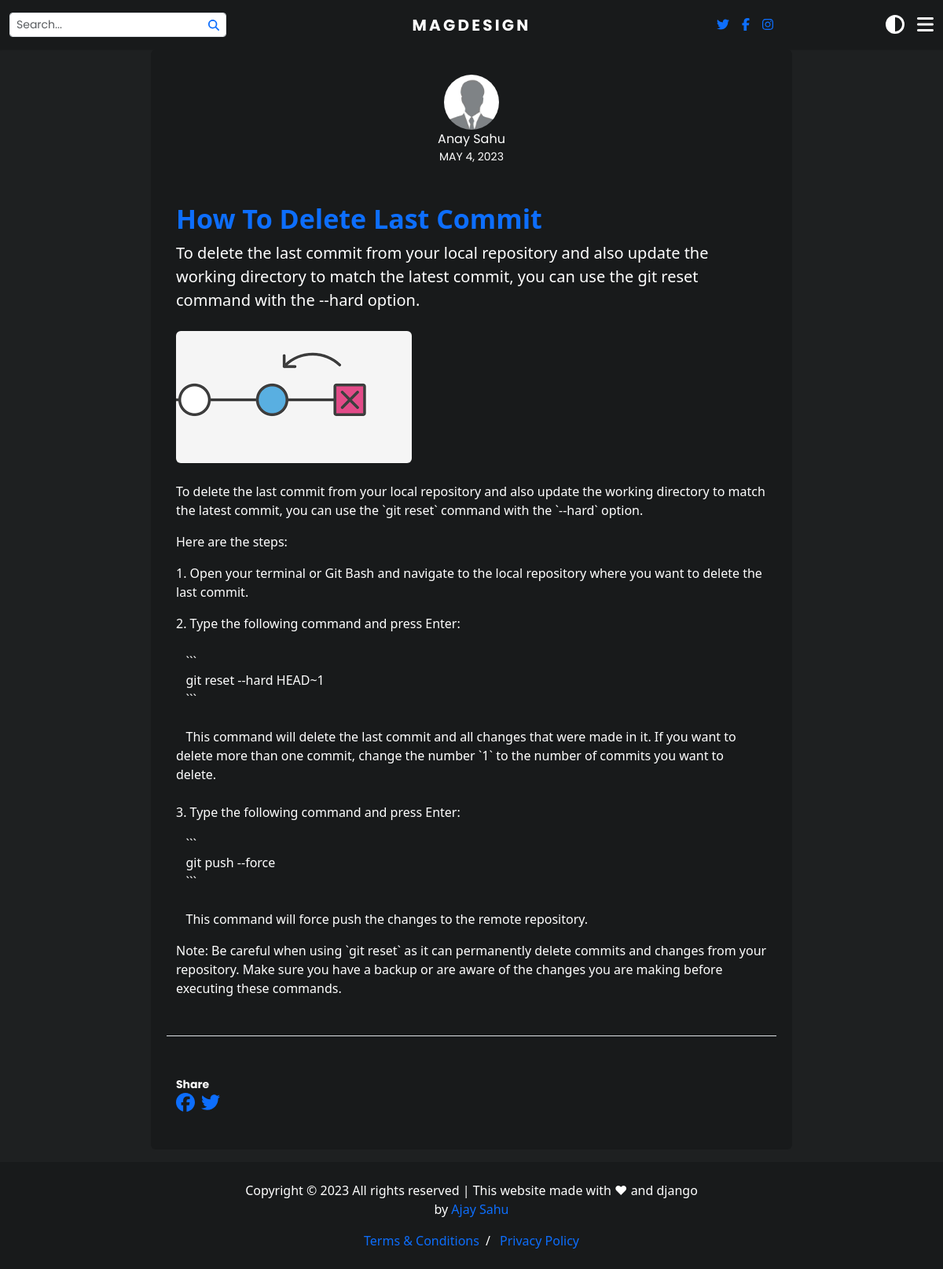
The app's page /blog/git-delete-last-commit with its own data.
### blog/models.py (models this page shows, shortened)
class Post(models.Model):
    title = models.CharField(max_length=255)
    author = models.ForeignKey(User, on_delete=models.CASCADE)
    category = models.ForeignKey(Category, on_delete=models.PROTECT)
    image = models.ImageField(blank=True, null=True, upload_to=path_and_rename('images/blogThumbnail/').wrapper)
    snippet = models.CharField(max_length=255)
    body = RichTextField(blank=True, null=True)
    slug = models.SlugField(unique=True, blank=True, default="Awsome blog")
    date = models.DateTimeField(auto_now_add=True)
    likes = models.ManyToManyField(User, related_name="blog_post")
    def total_likes(self):
        return self.likes.count()

### blog/views.py (the view, shortened to what this page needs)
# urls.py: path('blog/<slug:slug>', blogPage.as_view(), name='blogPage'),
class blogPage(DetailView):
    model = Post
    template_name = 'blogPage.html'
    def get_context_data(self,*args, **kwargs):
        blog = get_object_or_404(Post, slug=self.kwargs['slug'])
        totalLikes = blog.total_likes()
        allCategory = Category.objects.all()
        liked = False
        if blog.likes.filter(id=self.request.user.id).exists():
            liked = True
        context = super(blogPage,self).get_context_data(*args,**kwargs)
        context['allCategory'] = allCategory
        context['totalLikes'] = totalLikes
        context['liked'] = liked
        return context

### blog/templates/blogPage.html (shortened to what this page needs)
{% extends 'main.html' %}
{% block content %}
{% load static %}
<link rel="stylesheet" href="{% static 'blog/styles/blogPage.css' %}">
<div class="container-fluid p-0">
        <div class="row  mb-3 justify-content-center"">
        <div class="col-md-8 main-body-box ">
      <div class="text-center">
        <img src="{% static 'blog/pic.jpg' %}" alt="Image" class="author-pic img-fluid rounded-circle mx-auto">
      </div>
      <span class="d-block text-center">{{ post.author.get_full_name | title }}</span>
      <span class="date d-block text-center small text-uppercase mb-5">{{ post.date|date:"F j, Y" }}</span>
      <h2 class="heading blog-title">{{ post.title | title }}</h2>
      <p class="lead mb-4 ">{{ post.snippet }}</p>
      {% if post.image %}
      <img class="img-fluid rounded mb-4" src="{{ post.image.url }}" alt="Card image cap">
      {% endif %}
        {{ post.body|safe }}
      <div class="row mt-5 pt-5 border-top">
      <div class="col-12">
        <span class="fw-bold small mb-1">Share</span>
        <ul class="social list-unstyled d-flex gap-2">
          <li><a href="https://www.facebook.com/sharer/sharer.php?u={{ request.get_host }}/blog/{{ post.slug }}" target="_blank"><i class="fa-brands fa-facebook fa-xl"></i></a></li>
          <li><a href="https://twitter.com/share?url={{ request.get_host }}/blog/{{ post.slug }}&text=have a look on this new article on {{ post.title }}" target="_blank"><i class="fa-brands fa-twitter fa-xl"></i></a></li>
        </ul>
      </div>
      </div>
    </div>
  </div>
</div>
{% endblock content %}

### static/blog/styles/main.css (style rules this page uses)
* { padding: 0; margin: 0; box-sizing: border-box; transition: all 150ms linear; }
:root { --grey-300: rgb(212, 212, 212); --bgColor: #1E2021; --fgColor: #181A1B; --textColor: white; --textColor2: #0d6efd; --radius: 0.375rem; --pColor: #ABA398; --header-height: 56px; --header-bg: var(--fgColor); --header-shadow: rgba(0, 0, 0, 0.1); --z-sticky: 100; --site-width: 1280px; --search-box-height: 39px; --main-radius: 0.375rem; --transition-func: cubic-bezier(0.17, 0.67, 0.5, 0.71); --transition-time: 100ms; --transition-props: var(--transition-func) var(--transition-time); --logo-color: white; }
body { background-color: var(--bgColor); color: var(--textColor); }
a { text-decoration: none; }
span { font-family: 'Poppins', sans-serif; }

### static/blog/styles/blogPage.css (style rules this page uses)
.author-pic { width: 70px; }
.main-body-box { background-color: var(--fgColor); padding: 2rem; border-radius: var(--main-radius); }
.blog-title { font-weight: 700; font-size: 34px; color: var(--textColor2); }

### records on screen
Post: author.get_full_name "Anay Sahu", date "MAY 4, 2023", title "How To Delete Last Commit", snippet "To delete the last commit from your local repository and also update the working directory to match the latest commit, you can use the git reset command with the --hard option.", image (picture), body "To delete the last commit from your local repository and also update the working directory to match the latest commit, you can use the `git reset` command with the `--hard` option. Here are the steps: 1. Open your terminal or Git Bash and navigate to the local repository where you want to delete the last commit. 2. Type the following command and press Enter: ``` git reset --hard HEAD~1 ``` This command will delete the last commit and all changes that were made in it. If you want to delete more than one commit, change the number `1` to the number of commits you want to delete. 3. Type the following command and press Enter: ``` git push --force ``` This command will force push the changes to…"
